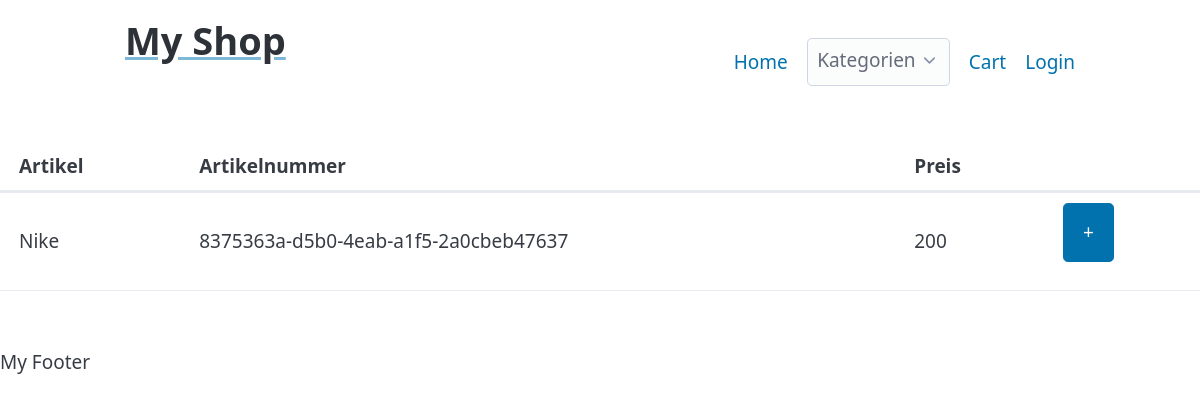
Page /category.php?category=Schuhe on the earlier database version.
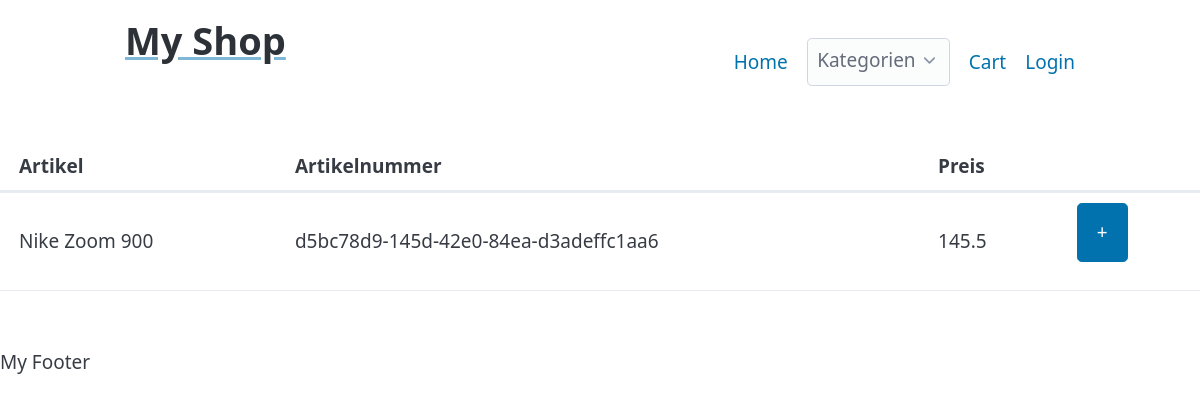
Same page on the later database version.
### tables this page shows
CREATE TABLE `products` (
  `product_id` int(11) NOT NULL,
  `articlenum` varchar(255) DEFAULT NULL,
  `title` varchar(255) DEFAULT NULL,
  `description` varchar(255) DEFAULT NULL,
  `price` float DEFAULT NULL,
  `category` varchar(255) DEFAULT NULL,
  `creator` varchar(255) DEFAULT NULL
);

### src/Helper/Renderer.php (called while the page is built, shortened)
<?php
class Renderer{
    public static function render(string $path, array $args = [], string $template = '/public/views/layouts/shop.main.php' ){
        extract($args);
        require $path;
        $content = ob_get_contents();
        include dirname(__DIR__, 2) . $template;
    }
    public static function e(string $output) {
        return htmlspecialchars($output, ENT_QUOTES, false);
    }
}

### public/category.php (called while the page is built, shortened)
<?php
require dirname(__DIR__) . "/src/bootstrap.php";
$title = "Kategorien";
$category = filter_input(INPUT_GET, 'category');
$products = $shop->getProduct()->fetchProductsByCategory($category);
Renderer::render(ROOT_PATH . '/public/views/category.view.php', [
    'title'         => $title,
    'products'      => $products,
    'navigation'    => $navigation,
    'categories'    => $categories
]);

### autoloader.php (called while the page is built, shortened)
<?php
spl_autoload_register(function ($class) {
    $prefix = 'Dp\\Webshop\\';
    $base_dir = __DIR__ . '/src/';
    $len = strlen($prefix);
    $relative_class = substr($class, $len);
    $file = $base_dir . str_replace('\\', '/', $relative_class) . '.php';
});

### src/Config/Config.php (called while the page is built, shortened)
<?php
class Config{
    public static function getDsn() : string {
        return sprintf("%s:host=%s;dbname=%s",  self::DB_TYPE, self::DB_HOST,self::DB_NAME);
    }
}

### src/Shop/Database.php (called while the page is built, shortened)
<?php
class Database extends PDO{
    public function __construct(string $dsn, string $username, string $password, array $options = []){
        $default = [
            PDO::ATTR_DEFAULT_FETCH_MODE    => PDO::FETCH_ASSOC,
            PDO::ATTR_ERRMODE               => PDO::ERRMODE_EXCEPTION
        ];
    }
    public function sql_execute(string $sql, array $bindings = []):PDOStatement{
        if(! $bindings){
            return $this->query($sql);
        }
        $stmt = $this->prepare($sql);
        foreach($bindings as $key => $value){
            if(is_int($value)){
                $stmt->bindValue($key, $value, PDO::PARAM_INT);
            } else{
                $stmt->bindValue($key, $value, PDO::PARAM_STR);
            }
        }
        try {
            $stmt->execute();
        }catch (\PDOException $e) {
            echo $e->getMessage();
            exit;
        }
        return $stmt;
    }
}

### src/bootstrap.php (called while the page is built, shortened)
<?php
require dirname(__DIR__) . "/autoloader.php";
$shop = new Shop(Config::getDsn(),Config::DB_USER,'');
$navigation = [
    'Home'          => 'index.php',
    'Kategorien'    => 'categories.php',
    'Cart'          => 'cart.php'];

### src/Shop/Shop.php (called while the page is built, shortened)
<?php
class Shop{
    protected Database $db;
    protected Product $product;
    public function __construct(string $dsn, string $user, string $password){
        $this->db = new Database($dsn, $user, $password);
    }
    public function getProduct(): Product{
        if( ! isset($this->product)) {
            $this->product = new Product($this->db);
        }
        return $this->product;
    }
}

### src/Shop/Product.php (called while the page is built, shortened)
<?php
class Product{
    protected $db;
    public function __construct(Database $db){
        $this->db = $db;
    }
    public function fetchProductsByCategory(string $category): array{
        $sql = 'SELECT * FROM products WHERE category = :category';
        return $this->db->sql_execute($sql, ['category' => $category])->fetchAll();
    }
}

### public/views/category.view.php (the view, shortened to what this page needs)
<main>
    <?php if(!empty($products)): ?>
    <table>
        <thead>
            <tr>
            <th scope="col">Artikel</th>
            <th scope="col">Artikelnummer</th>
            <th scope="col">Preis</th>
            <th scope="col"></th>
            </tr>
        </thead>
        <tbody>
        <?php foreach($products as $item): ?>
            <tr>
                <th scope="row"><?= Renderer::e($item['title']) ?></th>
                <td scope="row"><?= Renderer::e($item['articlenum']) ?></td>
                <td scope="row"><?= Renderer::e($item['price']) ?></td>
                <td scope="row"><a type="button" href="addToCart.php?category=<?= Renderer::e($item['category']); ?>&articlenum=<?= Renderer::e($item['articlenum']) ?>">+</a>
                </td>
            </tr>
        <?php endforeach; ?>
        </tbody>
    </table>
    <?php else: ?>
        <h1>Keine Artikel der Kategorie zugeordnet</h1></td>
    <?php endif; ?>
</main>

### public/views/includes/header.php (shortened to what this page needs)
<!DOCTYPE html>
<html lang="de">
<head>
    <link rel="stylesheet" href="css/pico.min.css">
    <link rel="stylesheet" href="/public/css/style.css">
</head>
<body>
    <header class="container">
        <nav>
            <a href="#">
                <h1>My Shop</h1>
            </a>
            <ul>
            <?php foreach ($navigation as $linkname => $link) : ?>
                <li>
                    <?php if($linkname === 'Kategorien'): ?>
                        <details class="dropdown">
                            <summary>
                                <?= Renderer::e($linkname); ?>
                            </summary>
                        </details>
                    <?php else: ?>
                        <a href="<?= Renderer::e($link) ?>"><?= Renderer::e($linkname) ?></a>
                    <?php endif; ?>
                </li>
            <?php endforeach; ?>
            <?php if(isset($_SESSION['id'])) : ?>
                <li>
                    <details class="dropdown">
                        <summary>
                        <?= Renderer::e($_SESSION['firstname']); ?>
                        </summary>
                        <ul dir="rtl">
                            <li><a href="./admin/admin.php">Adminbereich</a></li>
                            <li><a href="logout.php">Logout</a></li>
                        </ul>
                    </details>
                </li>
            <?php else : ?>
                <li>
                    <a href="login.php">Login</a>
                </li>
            <?php endif; ?>
            </ul>
        </nav>
    </header>

### public/views/layouts/shop.main.php
<?php include '../public/views/includes/header.php' ?>
    <?= $content ?>
<?php include '../public/views/includes/footer.php' ?>

### public/views/includes/footer.php
    <footer>
        My Footer
    </footer>
</body>
</html>

Differences in the rows shown:
removed products: title "Nike", articlenum "8375363a-d5b0-4eab-a1f5-2a0cbeb47637", price "200"
now on this page (row edited): products: title "Nike Zoom 900", articlenum "d5bc78d9-145d-42e0-84ea-d3adeffc1aa6", price "145.5"
